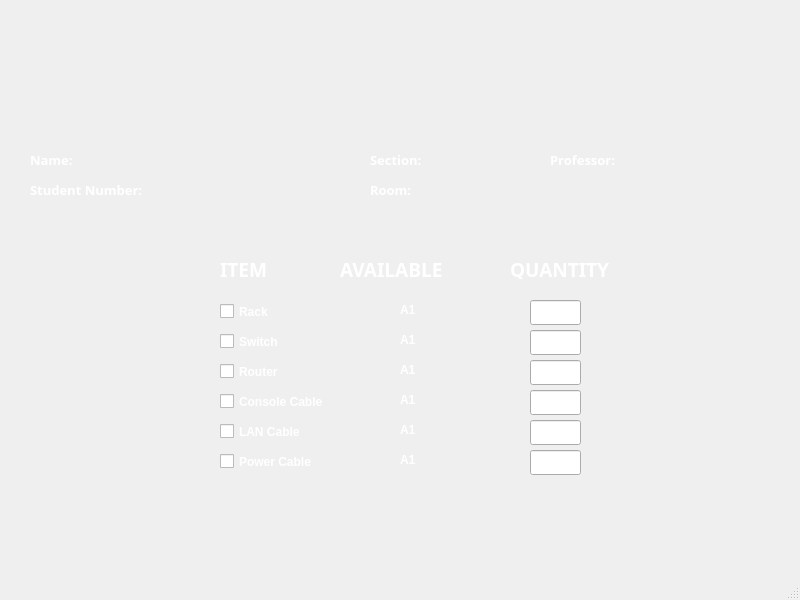
<?xml version="1.0" encoding="UTF-8"?>
<ui version="4.0">
 <class>BorrowForm1</class>
 <widget class="QMainWindow" name="BorrowForm1">
  <property name="geometry">
   <rect>
    <x>0</x>
    <y>0</y>
    <width>800</width>
    <height>600</height>
   </rect>
  </property>
  <property name="minimumSize">
   <size>
    <width>800</width>
    <height>600</height>
   </size>
  </property>
  <property name="maximumSize">
   <size>
    <width>800</width>
    <height>600</height>
   </size>
  </property>
  <property name="windowTitle">
   <string>Borrow Equipment</string>
  </property>
  <widget class="QWidget" name="centralwidget">
   <widget class="QLabel" name="labelQuantity">
    <property name="geometry">
     <rect>
      <x>510</x>
      <y>260</y>
      <width>151</width>
      <height>19</height>
     </rect>
    </property>
    <property name="font">
     <font>
      <family>Candara</family>
      <pointsize>14</pointsize>
      <weight>75</weight>
      <bold>true</bold>
     </font>
    </property>
    <property name="styleSheet">
     <string notr="true">color: rgb(255, 255, 255);</string>
    </property>
    <property name="text">
     <string>QUANTITY</string>
    </property>
   </widget>
   <widget class="QLabel" name="labelItem">
    <property name="geometry">
     <rect>
      <x>220</x>
      <y>260</y>
      <width>68</width>
      <height>19</height>
     </rect>
    </property>
    <property name="font">
     <font>
      <family>Candara</family>
      <pointsize>14</pointsize>
      <weight>75</weight>
      <bold>true</bold>
     </font>
    </property>
    <property name="styleSheet">
     <string notr="true">color: rgb(255, 255, 255);</string>
    </property>
    <property name="text">
     <string>ITEM</string>
    </property>
   </widget>
   <widget class="QCheckBox" name="cb0">
    <property name="geometry">
     <rect>
      <x>220</x>
      <y>300</y>
      <width>101</width>
      <height>23</height>
     </rect>
    </property>
    <property name="font">
     <font>
      <weight>75</weight>
      <bold>true</bold>
     </font>
    </property>
    <property name="styleSheet">
     <string notr="true">color: rgb(255, 255, 255);</string>
    </property>
    <property name="text">
     <string>Rack</string>
    </property>
   </widget>
   <widget class="QLineEdit" name="l0">
    <property name="geometry">
     <rect>
      <x>530</x>
      <y>300</y>
      <width>51</width>
      <height>25</height>
     </rect>
    </property>
   </widget>
   <widget class="QCheckBox" name="cb1">
    <property name="geometry">
     <rect>
      <x>220</x>
      <y>330</y>
      <width>101</width>
      <height>23</height>
     </rect>
    </property>
    <property name="font">
     <font>
      <weight>75</weight>
      <bold>true</bold>
     </font>
    </property>
    <property name="styleSheet">
     <string notr="true">color: rgb(255, 255, 255);</string>
    </property>
    <property name="text">
     <string>Switch</string>
    </property>
   </widget>
   <widget class="QLineEdit" name="l1">
    <property name="geometry">
     <rect>
      <x>530</x>
      <y>330</y>
      <width>51</width>
      <height>25</height>
     </rect>
    </property>
   </widget>
   <widget class="QCheckBox" name="cb2">
    <property name="geometry">
     <rect>
      <x>220</x>
      <y>360</y>
      <width>101</width>
      <height>23</height>
     </rect>
    </property>
    <property name="font">
     <font>
      <weight>75</weight>
      <bold>true</bold>
     </font>
    </property>
    <property name="styleSheet">
     <string notr="true">color: rgb(255, 255, 255);</string>
    </property>
    <property name="text">
     <string>Router</string>
    </property>
   </widget>
   <widget class="QLineEdit" name="l2">
    <property name="geometry">
     <rect>
      <x>530</x>
      <y>360</y>
      <width>51</width>
      <height>25</height>
     </rect>
    </property>
   </widget>
   <widget class="QCheckBox" name="cb3">
    <property name="geometry">
     <rect>
      <x>220</x>
      <y>390</y>
      <width>151</width>
      <height>23</height>
     </rect>
    </property>
    <property name="font">
     <font>
      <weight>75</weight>
      <bold>true</bold>
     </font>
    </property>
    <property name="styleSheet">
     <string notr="true">color: rgb(255, 255, 255);</string>
    </property>
    <property name="text">
     <string>Console Cable</string>
    </property>
   </widget>
   <widget class="QLineEdit" name="l3">
    <property name="geometry">
     <rect>
      <x>530</x>
      <y>390</y>
      <width>51</width>
      <height>25</height>
     </rect>
    </property>
   </widget>
   <widget class="QCheckBox" name="cb4">
    <property name="geometry">
     <rect>
      <x>220</x>
      <y>420</y>
      <width>121</width>
      <height>23</height>
     </rect>
    </property>
    <property name="font">
     <font>
      <weight>75</weight>
      <bold>true</bold>
     </font>
    </property>
    <property name="styleSheet">
     <string notr="true">color: rgb(255, 255, 255);</string>
    </property>
    <property name="text">
     <string>LAN Cable</string>
    </property>
   </widget>
   <widget class="QLineEdit" name="l4">
    <property name="geometry">
     <rect>
      <x>530</x>
      <y>420</y>
      <width>51</width>
      <height>25</height>
     </rect>
    </property>
   </widget>
   <widget class="QCheckBox" name="cb5">
    <property name="geometry">
     <rect>
      <x>220</x>
      <y>450</y>
      <width>141</width>
      <height>23</height>
     </rect>
    </property>
    <property name="font">
     <font>
      <weight>75</weight>
      <bold>true</bold>
     </font>
    </property>
    <property name="styleSheet">
     <string notr="true">color: rgb(255, 255, 255);</string>
    </property>
    <property name="text">
     <string>Power Cable</string>
    </property>
   </widget>
   <widget class="QLineEdit" name="l5">
    <property name="geometry">
     <rect>
      <x>530</x>
      <y>450</y>
      <width>51</width>
      <height>25</height>
     </rect>
    </property>
   </widget>
   <widget class="QLabel" name="labelName">
    <property name="geometry">
     <rect>
      <x>30</x>
      <y>150</y>
      <width>331</width>
      <height>19</height>
     </rect>
    </property>
    <property name="font">
     <font>
      <family>Rockwell Condensed</family>
      <pointsize>10</pointsize>
      <weight>75</weight>
      <bold>true</bold>
     </font>
    </property>
    <property name="styleSheet">
     <string notr="true">color: rgb(255, 255, 255);</string>
    </property>
    <property name="text">
     <string>Name:</string>
    </property>
   </widget>
   <widget class="QLabel" name="labelStudNum">
    <property name="geometry">
     <rect>
      <x>30</x>
      <y>180</y>
      <width>331</width>
      <height>19</height>
     </rect>
    </property>
    <property name="font">
     <font>
      <family>Rockwell Condensed</family>
      <pointsize>10</pointsize>
      <weight>75</weight>
      <bold>true</bold>
     </font>
    </property>
    <property name="styleSheet">
     <string notr="true">color: rgb(255, 255, 255);</string>
    </property>
    <property name="text">
     <string>Student Number: </string>
    </property>
   </widget>
   <widget class="QLabel" name="labelSection">
    <property name="geometry">
     <rect>
      <x>370</x>
      <y>150</y>
      <width>181</width>
      <height>19</height>
     </rect>
    </property>
    <property name="font">
     <font>
      <family>Rockwell Condensed</family>
      <pointsize>10</pointsize>
      <weight>75</weight>
      <bold>true</bold>
     </font>
    </property>
    <property name="styleSheet">
     <string notr="true">color: rgb(255, 255, 255);</string>
    </property>
    <property name="text">
     <string>Section:</string>
    </property>
   </widget>
   <widget class="QLabel" name="labelRoom">
    <property name="geometry">
     <rect>
      <x>370</x>
      <y>180</y>
      <width>181</width>
      <height>19</height>
     </rect>
    </property>
    <property name="font">
     <font>
      <family>Rockwell Condensed</family>
      <pointsize>10</pointsize>
      <weight>75</weight>
      <bold>true</bold>
     </font>
    </property>
    <property name="styleSheet">
     <string notr="true">color: rgb(255, 255, 255);</string>
    </property>
    <property name="text">
     <string>Room:</string>
    </property>
   </widget>
   <widget class="QLabel" name="labelRoom_2">
    <property name="geometry">
     <rect>
      <x>550</x>
      <y>150</y>
      <width>241</width>
      <height>19</height>
     </rect>
    </property>
    <property name="font">
     <font>
      <family>Rockwell Condensed</family>
      <pointsize>10</pointsize>
      <weight>75</weight>
      <bold>true</bold>
     </font>
    </property>
    <property name="styleSheet">
     <string notr="true">color: rgb(255, 255, 255);</string>
    </property>
    <property name="text">
     <string>Professor:</string>
    </property>
   </widget>
   <widget class="QLabel" name="labelAvailable">
    <property name="geometry">
     <rect>
      <x>340</x>
      <y>260</y>
      <width>151</width>
      <height>19</height>
     </rect>
    </property>
    <property name="font">
     <font>
      <family>Candara</family>
      <pointsize>14</pointsize>
      <weight>75</weight>
      <bold>true</bold>
     </font>
    </property>
    <property name="styleSheet">
     <string notr="true">color: rgb(255, 255, 255);</string>
    </property>
    <property name="text">
     <string>AVAILABLE</string>
    </property>
   </widget>
   <widget class="QLabel" name="a0">
    <property name="geometry">
     <rect>
      <x>400</x>
      <y>300</y>
      <width>68</width>
      <height>19</height>
     </rect>
    </property>
    <property name="font">
     <font>
      <weight>75</weight>
      <bold>true</bold>
     </font>
    </property>
    <property name="styleSheet">
     <string notr="true">color: rgb(255, 255, 255);</string>
    </property>
    <property name="text">
     <string>A1</string>
    </property>
   </widget>
   <widget class="QLabel" name="a1">
    <property name="geometry">
     <rect>
      <x>400</x>
      <y>330</y>
      <width>68</width>
      <height>19</height>
     </rect>
    </property>
    <property name="font">
     <font>
      <weight>75</weight>
      <bold>true</bold>
     </font>
    </property>
    <property name="styleSheet">
     <string notr="true">color: rgb(255, 255, 255);</string>
    </property>
    <property name="text">
     <string>A1</string>
    </property>
   </widget>
   <widget class="QLabel" name="a2">
    <property name="geometry">
     <rect>
      <x>400</x>
      <y>360</y>
      <width>68</width>
      <height>19</height>
     </rect>
    </property>
    <property name="font">
     <font>
      <weight>75</weight>
      <bold>true</bold>
     </font>
    </property>
    <property name="styleSheet">
     <string notr="true">color: rgb(255, 255, 255);</string>
    </property>
    <property name="text">
     <string>A1</string>
    </property>
   </widget>
   <widget class="QLabel" name="a3">
    <property name="geometry">
     <rect>
      <x>400</x>
      <y>390</y>
      <width>68</width>
      <height>19</height>
     </rect>
    </property>
    <property name="font">
     <font>
      <weight>75</weight>
      <bold>true</bold>
     </font>
    </property>
    <property name="styleSheet">
     <string notr="true">color: rgb(255, 255, 255);</string>
    </property>
    <property name="text">
     <string>A1</string>
    </property>
   </widget>
   <widget class="QLabel" name="a4">
    <property name="geometry">
     <rect>
      <x>400</x>
      <y>420</y>
      <width>68</width>
      <height>19</height>
     </rect>
    </property>
    <property name="font">
     <font>
      <weight>75</weight>
      <bold>true</bold>
     </font>
    </property>
    <property name="styleSheet">
     <string notr="true">color: rgb(255, 255, 255);</string>
    </property>
    <property name="text">
     <string>A1</string>
    </property>
   </widget>
   <widget class="QLabel" name="a5">
    <property name="geometry">
     <rect>
      <x>400</x>
      <y>450</y>
      <width>71</width>
      <height>20</height>
     </rect>
    </property>
    <property name="font">
     <font>
      <weight>75</weight>
      <bold>true</bold>
     </font>
    </property>
    <property name="styleSheet">
     <string notr="true">color: rgb(255, 255, 255);</string>
    </property>
    <property name="text">
     <string>A1</string>
    </property>
   </widget>
   <widget class="QPushButton" name="clearbtn">
    <property name="geometry">
     <rect>
      <x>250</x>
      <y>500</y>
      <width>95</width>
      <height>42</height>
     </rect>
    </property>
    <property name="text">
     <string/>
    </property>
    <property name="flat">
     <bool>true</bool>
    </property>
   </widget>
   <widget class="QPushButton" name="cancelbtn">
    <property name="geometry">
     <rect>
      <x>560</x>
      <y>500</y>
      <width>111</width>
      <height>42</height>
     </rect>
    </property>
    <property name="text">
     <string/>
    </property>
    <property name="flat">
     <bool>true</bool>
    </property>
   </widget>
   <widget class="QPushButton" name="borrowbtn">
    <property name="geometry">
     <rect>
      <x>390</x>
      <y>500</y>
      <width>126</width>
      <height>42</height>
     </rect>
    </property>
    <property name="text">
     <string/>
    </property>
    <property name="flat">
     <bool>true</bool>
    </property>
   </widget>
  </widget>
  <widget class="QStatusBar" name="statusbar"/>
 </widget>
 <resources/>
 <connections/>
</ui>
